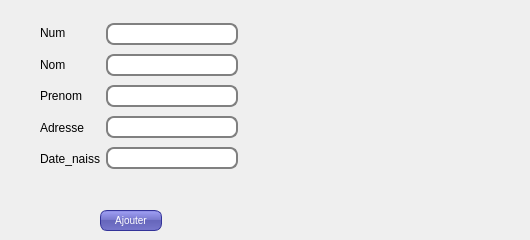
      <widget class="QWidget" name="tab_22">
       <attribute name="title">
        <string>Ajouter</string>
       </attribute>
       <widget class="QPushButton" name="ajouter_client">
        <property name="geometry">
         <rect>
          <x>100</x>
          <y>210</y>
          <width>62</width>
          <height>21</height>
         </rect>
        </property>
        <property name="styleSheet">
         <string notr="true">QPushButton {
color: white;
background-color: QLinearGradient( x1: 0, y1: 0, x2: 0, y2: 1, stop: 0 #88d, stop: 0.1 #99e, stop: 0.49 #77c, stop: 0.5 #66b, stop: 1 #77c);
border-width: 1px;
border-color: #339;
border-style: solid;
border-radius: 7;
padding: 3px;
font-size: 10px;
padding-left: 5px;
padding-right: 5px;
min-width: 50px;
max-width: 50px;
min-height: 13px;
max-height: 13px;
}</string>
        </property>
        <property name="text">
         <string>Ajouter</string>
        </property>
       </widget>
       <widget class="QLabel" name="label_pic">
        <property name="geometry">
         <rect>
          <x>270</x>
          <y>40</y>
          <width>251</width>
          <height>181</height>
         </rect>
        </property>
        <property name="text">
         <string/>
        </property>
       </widget>
       <widget class="QWidget" name="layoutWidget_4">
        <property name="geometry">
         <rect>
          <x>40</x>
          <y>20</y>
          <width>198</width>
          <height>152</height>
         </rect>
        </property>
        <layout class="QHBoxLayout" name="horizontalLayout_6">
         <item>
          <layout class="QVBoxLayout" name="verticalLayout_8">
           <item>
            <widget class="QLabel" name="label_36">
             <property name="text">
              <string>Num</string>
             </property>
            </widget>
           </item>
           <item>
            <widget class="QLabel" name="label_37">
             <property name="text">
              <string>Nom</string>
             </property>
            </widget>
           </item>
           <item>
            <widget class="QLabel" name="label_38">
             <property name="text">
              <string>Prenom</string>
             </property>
            </widget>
           </item>
           <item>
            <widget class="QLabel" name="label_39">
             <property name="text">
              <string>Adresse</string>
             </property>
            </widget>
           </item>
           <item>
            <widget class="QLabel" name="label_40">
             <property name="text">
              <string>Date_naiss</string>
             </property>
            </widget>
           </item>
          </layout>
         </item>
         <item>
          <layout class="QVBoxLayout" name="verticalLayout_7">
           <item>
            <widget class="QLineEdit" name="lineEdit_4">
             <property name="styleSheet">
              <string notr="true">QLineEdit {
padding: 1px;
border-style: solid;
border: 2px solid gray;
border-radius: 8px;
}</string>
             </property>
            </widget>
           </item>
           <item>
            <widget class="QLineEdit" name="lineEdit_5">
             <property name="styleSheet">
              <string notr="true">QLineEdit {
padding: 1px;
border-style: solid;
border: 2px solid gray;
border-radius: 8px;
}</string>
             </property>
            </widget>
           </item>
           <item>
            <widget class="QLineEdit" name="lineEdit_6">
             <property name="styleSheet">
              <string notr="true">QLineEdit {
padding: 1px;
border-style: solid;
border: 2px solid gray;
border-radius: 8px;
}</string>
             </property>
            </widget>
           </item>
           <item>
            <widget class="QLineEdit" name="lineEdit_7">
             <property name="styleSheet">
              <string notr="true">QLineEdit {
padding: 1px;
border-style: solid;
border: 2px solid gray;
border-radius: 8px;
}</string>
             </property>
            </widget>
           </item>
           <item>
            <widget class="QLineEdit" name="lineEdit_8">
             <property name="styleSheet">
              <string notr="true">QLineEdit {
padding: 1px;
border-style: solid;
border: 2px solid gray;
border-radius: 8px;
}</string>
             </property>
            </widget>
           </item>
          </layout>
         </item>
        </layout>
       </widget>
      </widget>
